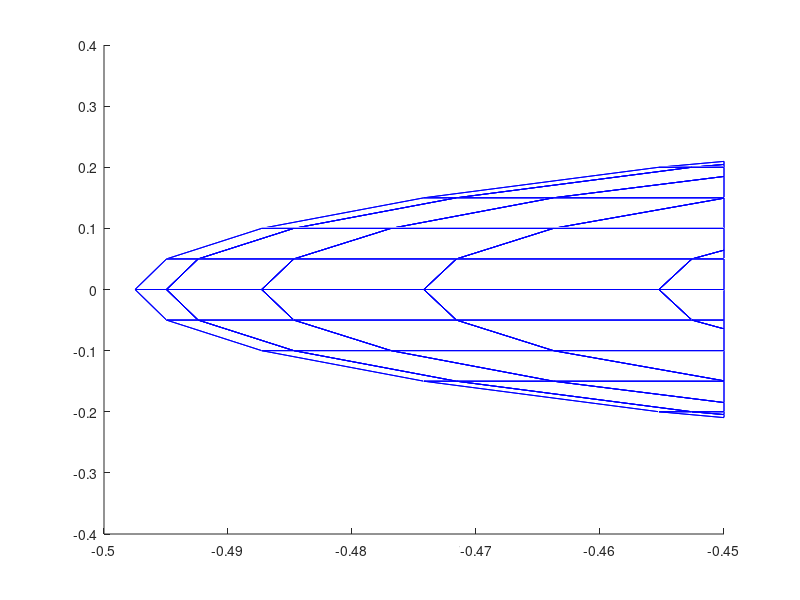

MATLAB code for this plot:
 %----- PLIC for cell       19819  defined by points: 
 Interface=[
 -0.450000000000000      -0.204627868408133      -5.000000000000004E-002
 -0.450000000000000      -0.200000000000000      -6.438247119707141E-002
 -0.452590287367371      -0.200000000000000      -5.000000000000004E-002
 -0.450000000000000      -0.204627868408133      -5.000000000000004E-002
 ]
 line(Interface(:,1),Interface(:,2),Interface(:,3),'color','b')
 %----- PLIC for cell       19820  defined by points: 
 Interface=[
 -0.450000000000000      -0.204627868408133      -5.000000000000004E-002
 -0.452590287367371      -0.200000000000000      -5.000000000000004E-002
 -0.455245452360043      -0.200000000000000       0.000000000000000E+000
 -0.450000000000000      -0.209594038886615       0.000000000000000E+000
 -0.450000000000000      -0.204627868408133      -5.000000000000004E-002
 ]
 line(Interface(:,1),Interface(:,2),Interface(:,3),'color','b')
 %----- PLIC for cell       19821  defined by points: 
 Interface=[
 -0.450000000000000      -0.209594038886615       0.000000000000000E+000
 -0.455245452360043      -0.200000000000000       0.000000000000000E+000
 -0.452590287367371      -0.200000000000000       5.000000000000004E-002
 -0.450000000000000      -0.204627868408133       5.000000000000004E-002
 -0.450000000000000      -0.209594038886615       0.000000000000000E+000
 ]
 line(Interface(:,1),Interface(:,2),Interface(:,3),'color','b')
 %----- PLIC for cell       19822  defined by points: 
 Interface=[
 -0.450000000000000      -0.204627868408133       5.000000000000004E-002
 -0.452590287367371      -0.200000000000000       5.000000000000004E-002
 -0.450000000000000      -0.200000000000000       6.438247119707124E-002
 -0.450000000000000      -0.204627868408133       5.000000000000004E-002
 ]
 line(Interface(:,1),Interface(:,2),Interface(:,3),'color','b')
 %----- PLIC for cell       19858  defined by points: 
 Interface=[
 -0.450000000000000      -0.184950369597684      -0.100000000000000     
 -0.450000000000000      -0.150000000000000      -0.149373370387785     
 -0.463760521238391      -0.150000000000000      -0.100000000000000     
 -0.450000000000000      -0.184950369597684      -0.100000000000000     
 ]
 line(Interface(:,1),Interface(:,2),Interface(:,3),'color','b')
 %----- PLIC for cell       19859  defined by points: 
 Interface=[
 -0.452590287367371      -0.200000000000000      -5.000000000000004E-002
 -0.450000000000000      -0.200000000000000      -6.438247119707141E-002
 -0.450000000000000      -0.184950369597684      -0.100000000000000     
 -0.463760521238391      -0.150000000000000      -0.100000000000000     
 -0.471583275422333      -0.150000000000000      -5.000000000000004E-002
 -0.452590287367371      -0.200000000000000      -5.000000000000004E-002
 ]
 line(Interface(:,1),Interface(:,2),Interface(:,3),'color','b')
 %----- PLIC for cell       19860  defined by points: 
 Interface=[
 -0.455245452360043      -0.200000000000000       0.000000000000000E+000
 -0.452590287367371      -0.200000000000000      -5.000000000000004E-002
 -0.471583275422333      -0.150000000000000      -5.000000000000004E-002
 -0.474204926714668      -0.150000000000000       0.000000000000000E+000
 -0.455245452360043      -0.200000000000000       0.000000000000000E+000
 ]
 line(Interface(:,1),Interface(:,2),Interface(:,3),'color','b')
 %----- PLIC for cell       19861  defined by points: 
 Interface=[
 -0.452590287367371      -0.200000000000000       5.000000000000004E-002
 -0.455245452360043      -0.200000000000000       0.000000000000000E+000
 -0.474204926714668      -0.150000000000000       0.000000000000000E+000
 -0.471583275422333      -0.150000000000000       5.000000000000004E-002
 -0.452590287367371      -0.200000000000000       5.000000000000004E-002
 ]
 line(Interface(:,1),Interface(:,2),Interface(:,3),'color','b')
 %----- PLIC for cell       19862  defined by points: 
 Interface=[
 -0.450000000000000      -0.200000000000000       6.438247119707124E-002
 -0.452590287367371      -0.200000000000000       5.000000000000004E-002
 -0.471583275422333      -0.150000000000000       5.000000000000004E-002
 -0.463760521238391      -0.150000000000000       0.100000000000000     
 -0.450000000000000      -0.184950369597685       0.100000000000000     
 -0.450000000000000      -0.200000000000000       6.438247119707124E-002
 ]
 line(Interface(:,1),Interface(:,2),Interface(:,3),'color','b')
 %----- PLIC for cell       19863  defined by points: 
 Interface=[
 -0.450000000000000      -0.184950369597685       0.100000000000000     
 -0.463760521238391      -0.150000000000000       0.100000000000000     
 -0.450000000000000      -0.150000000000000       0.149373370387785     
 -0.450000000000000      -0.184950369597685       0.100000000000000     
 ]
 line(Interface(:,1),Interface(:,2),Interface(:,3),'color','b')
 %----- PLIC for cell       19897  defined by points: 
 Interface=[
 -0.450000000000000      -0.149373370387785      -0.150000000000000     
 -0.450000000000000      -0.100000000000000      -0.184950369597684     
 -0.463760521238391      -0.100000000000000      -0.150000000000000     
 -0.450000000000000      -0.149373370387785      -0.150000000000000     
 ]
 line(Interface(:,1),Interface(:,2),Interface(:,3),'color','b')
 %----- PLIC for cell       19898  defined by points: 
 Interface=[
 -0.463760521238391      -0.150000000000000      -0.100000000000000     
 -0.450000000000000      -0.150000000000000      -0.149373370387785     
 -0.450000000000000      -0.149373370387785      -0.150000000000000     
 -0.463760521238391      -0.100000000000000      -0.150000000000000     
 -0.476849661918288      -0.100000000000000      -0.100000000000000     
 -0.463760521238391      -0.150000000000000      -0.100000000000000     
 ]
 line(Interface(:,1),Interface(:,2),Interface(:,3),'color','b')
 %----- PLIC for cell       19899  defined by points: 
 Interface=[
 -0.471583275422333      -0.150000000000000      -5.000000000000004E-002
 -0.463760521238391      -0.150000000000000      -0.100000000000000     
 -0.476849661918288      -0.100000000000000      -0.100000000000000     
 -0.484695365725372      -0.100000000000000      -5.000000000000004E-002
 -0.471583275422333      -0.150000000000000      -5.000000000000004E-002
 ]
 line(Interface(:,1),Interface(:,2),Interface(:,3),'color','b')
 %----- PLIC for cell       19900  defined by points: 
 Interface=[
 -0.474204926714668      -0.150000000000000       0.000000000000000E+000
 -0.471583275422333      -0.150000000000000      -5.000000000000004E-002
 -0.484695365725372      -0.100000000000000      -5.000000000000004E-002
 -0.487281880838974      -0.100000000000000       0.000000000000000E+000
 -0.474204926714668      -0.150000000000000       0.000000000000000E+000
 ]
 line(Interface(:,1),Interface(:,2),Interface(:,3),'color','b')
 %----- PLIC for cell       19901  defined by points: 
 Interface=[
 -0.471583275422333      -0.150000000000000       5.000000000000004E-002
 -0.474204926714668      -0.150000000000000       0.000000000000000E+000
 -0.487281880838974      -0.100000000000000       0.000000000000000E+000
 -0.484695365725372      -0.100000000000000       5.000000000000004E-002
 -0.471583275422333      -0.150000000000000       5.000000000000004E-002
 ]
 line(Interface(:,1),Interface(:,2),Interface(:,3),'color','b')
 %----- PLIC for cell       19902  defined by points: 
 Interface=[
 -0.463760521238391      -0.150000000000000       0.100000000000000     
 -0.471583275422333      -0.150000000000000       5.000000000000004E-002
 -0.484695365725372      -0.100000000000000       5.000000000000004E-002
 -0.476849661918288      -0.100000000000000       0.100000000000000     
 -0.463760521238391      -0.150000000000000       0.100000000000000     
 ]
 line(Interface(:,1),Interface(:,2),Interface(:,3),'color','b')
 %----- PLIC for cell       19903  defined by points: 
 Interface=[
 -0.450000000000000      -0.150000000000000       0.149373370387785     
 -0.463760521238391      -0.150000000000000       0.100000000000000     
 -0.476849661918288      -0.100000000000000       0.100000000000000     
 -0.463760521238391      -0.100000000000000       0.150000000000000     
 -0.450000000000000      -0.149373370387785       0.150000000000000     
 -0.450000000000000      -0.150000000000000       0.149373370387785     
 ]
 line(Interface(:,1),Interface(:,2),Interface(:,3),'color','b')
 %----- PLIC for cell       19904  defined by points: 
 Interface=[
 -0.450000000000000      -0.149373370387785       0.150000000000000     
 -0.463760521238391      -0.100000000000000       0.150000000000000     
 -0.450000000000000      -0.100000000000000       0.184950369597685     
 -0.450000000000000      -0.149373370387785       0.150000000000000     
 ]
 line(Interface(:,1),Interface(:,2),Interface(:,3),'color','b')
 %----- PLIC for cell       19936  defined by points: 
 Interface=[
 -0.450000000000000      -6.438247119707124E-002 -0.200000000000000     
 -0.450000000000000      -5.000000000000004E-002 -0.204627868408133     
 -0.452590287367371      -5.000000000000004E-002 -0.200000000000000     
 -0.450000000000000      -6.438247119707124E-002 -0.200000000000000     
 ]
 line(Interface(:,1),Interface(:,2),Interface(:,3),'color','b')
 %----- PLIC for cell       19937  defined by points: 
 Interface=[
 -0.463760521238391      -0.100000000000000      -0.150000000000000     
 -0.450000000000000      -0.100000000000000      -0.184950369597684     
 -0.450000000000000      -6.438247119707124E-002 -0.200000000000000     
 -0.452590287367371      -5.000000000000004E-002 -0.200000000000000     
 -0.471583275422333      -5.000000000000004E-002 -0.150000000000000     
 -0.463760521238391      -0.100000000000000      -0.150000000000000     
 ]
 line(Interface(:,1),Interface(:,2),Interface(:,3),'color','b')
 %----- PLIC for cell       19938  defined by points: 
 Interface=[
 -0.476849661918288      -0.100000000000000      -0.100000000000000     
 -0.463760521238391      -0.100000000000000      -0.150000000000000     
 -0.471583275422333      -5.000000000000004E-002 -0.150000000000000     
 -0.484695365725372      -5.000000000000004E-002 -0.100000000000000     
 -0.476849661918288      -0.100000000000000      -0.100000000000000     
 ]
 line(Interface(:,1),Interface(:,2),Interface(:,3),'color','b')
 %----- PLIC for cell       19939  defined by points: 
 Interface=[
 -0.484695365725372      -0.100000000000000      -5.000000000000004E-002
 -0.476849661918288      -0.100000000000000      -0.100000000000000     
 -0.484695365725372      -5.000000000000004E-002 -0.100000000000000     
 -0.492413236246369      -5.000000000000004E-002 -5.000000000000004E-002
 -0.484695365725372      -0.100000000000000      -5.000000000000004E-002
 ]
 line(Interface(:,1),Interface(:,2),Interface(:,3),'color','b')
 %----- PLIC for cell       19940  defined by points: 
 Interface=[
 -0.487281880838974      -0.100000000000000       0.000000000000000E+000
 -0.484695365725372      -0.100000000000000      -5.000000000000004E-002
 -0.492413236246369      -5.000000000000004E-002 -5.000000000000004E-002
 -0.494958539389773      -5.000000000000004E-002  0.000000000000000E+000
 -0.487281880838974      -0.100000000000000       0.000000000000000E+000
 ]
 line(Interface(:,1),Interface(:,2),Interface(:,3),'color','b')
 %----- PLIC for cell       19941  defined by points: 
 Interface=[
 -0.484695365725372      -0.100000000000000       5.000000000000004E-002
 -0.487281880838974      -0.100000000000000       0.000000000000000E+000
 -0.494958539389773      -5.000000000000004E-002  0.000000000000000E+000
 -0.492413236246369      -5.000000000000004E-002  5.000000000000004E-002
 -0.484695365725372      -0.100000000000000       5.000000000000004E-002
 ]
 line(Interface(:,1),Interface(:,2),Interface(:,3),'color','b')
 %----- PLIC for cell       19942  defined by points: 
 Interface=[
 -0.476849661918288      -0.100000000000000       0.100000000000000     
 -0.484695365725372      -0.100000000000000       5.000000000000004E-002
 -0.492413236246369      -5.000000000000004E-002  5.000000000000004E-002
 -0.484695365725372      -5.000000000000004E-002  0.100000000000000     
 -0.476849661918288      -0.100000000000000       0.100000000000000     
 ]
 line(Interface(:,1),Interface(:,2),Interface(:,3),'color','b')
 %----- PLIC for cell       19943  defined by points: 
 Interface=[
 -0.463760521238391      -0.100000000000000       0.150000000000000     
 -0.476849661918288      -0.100000000000000       0.100000000000000     
 -0.484695365725372      -5.000000000000004E-002  0.100000000000000     
 -0.471583275422333      -5.000000000000004E-002  0.150000000000000     
 -0.463760521238391      -0.100000000000000       0.150000000000000     
 ]
 line(Interface(:,1),Interface(:,2),Interface(:,3),'color','b')
 %----- PLIC for cell       19944  defined by points: 
 Interface=[
 -0.450000000000000      -0.100000000000000       0.184950369597685     
 -0.463760521238391      -0.100000000000000       0.150000000000000     
 -0.471583275422333      -5.000000000000004E-002  0.150000000000000     
 -0.452590287367371      -5.000000000000004E-002  0.200000000000000     
 -0.450000000000000      -6.438247119707130E-002  0.200000000000000     
 -0.450000000000000      -0.100000000000000       0.184950369597685     
 ]
 line(Interface(:,1),Interface(:,2),Interface(:,3),'color','b')
 %----- PLIC for cell       19945  defined by points: 
 Interface=[
 -0.450000000000000      -6.438247119707130E-002  0.200000000000000     
 -0.452590287367371      -5.000000000000004E-002  0.200000000000000     
 -0.450000000000000      -5.000000000000004E-002  0.204627868408133     
 -0.450000000000000      -6.438247119707130E-002  0.200000000000000     
 ]
 line(Interface(:,1),Interface(:,2),Interface(:,3),'color','b')
 %----- PLIC for cell       19976  defined by points: 
 Interface=[
 -0.452590287367371      -5.000000000000004E-002 -0.200000000000000     
 -0.450000000000000      -5.000000000000004E-002 -0.204627868408133     
 -0.450000000000000       0.000000000000000E+000 -0.209594038886614     
 -0.455245452360043       0.000000000000000E+000 -0.200000000000000     
 -0.452590287367371      -5.000000000000004E-002 -0.200000000000000     
 ]
 line(Interface(:,1),Interface(:,2),Interface(:,3),'color','b')
 %----- PLIC for cell       19977  defined by points: 
 Interface=[
 -0.471583275422333      -5.000000000000004E-002 -0.150000000000000     
 -0.452590287367371      -5.000000000000004E-002 -0.200000000000000     
 -0.455245452360043       0.000000000000000E+000 -0.200000000000000     
 -0.474204926714668       0.000000000000000E+000 -0.150000000000000     
 -0.471583275422333      -5.000000000000004E-002 -0.150000000000000     
 ]
 line(Interface(:,1),Interface(:,2),Interface(:,3),'color','b')
 %----- PLIC for cell       19978  defined by points: 
 Interface=[
 -0.484695365725372      -5.000000000000004E-002 -0.100000000000000     
 -0.471583275422333      -5.000000000000004E-002 -0.150000000000000     
 -0.474204926714668       0.000000000000000E+000 -0.150000000000000     
 -0.487281880838974       0.000000000000000E+000 -0.100000000000000     
 -0.484695365725372      -5.000000000000004E-002 -0.100000000000000     
 ]
 line(Interface(:,1),Interface(:,2),Interface(:,3),'color','b')
 %----- PLIC for cell       19979  defined by points: 
 Interface=[
 -0.492413236246369      -5.000000000000004E-002 -5.000000000000004E-002
 -0.484695365725372      -5.000000000000004E-002 -0.100000000000000     
 -0.487281880838974       0.000000000000000E+000 -0.100000000000000     
 -0.494958539389773       0.000000000000000E+000 -5.000000000000004E-002
 -0.492413236246369      -5.000000000000004E-002 -5.000000000000004E-002
 ]
 line(Interface(:,1),Interface(:,2),Interface(:,3),'color','b')
 %----- PLIC for cell       19980  defined by points: 
 Interface=[
 -0.494958539389773      -5.000000000000004E-002  0.000000000000000E+000
 -0.492413236246369      -5.000000000000004E-002 -5.000000000000004E-002
 -0.494958539389773       0.000000000000000E+000 -5.000000000000004E-002
 -0.497490545984301       0.000000000000000E+000  0.000000000000000E+000
 -0.494958539389773      -5.000000000000004E-002  0.000000000000000E+000
 ]
 line(Interface(:,1),Interface(:,2),Interface(:,3),'color','b')
 %----- PLIC for cell       19981  defined by points: 
 Interface=[
 -0.492413236246369      -5.000000000000004E-002  5.000000000000004E-002
 -0.494958539389773      -5.000000000000004E-002  0.000000000000000E+000
 -0.497490545984301       0.000000000000000E+000  0.000000000000000E+000
 -0.494958539389773       0.000000000000000E+000  5.000000000000004E-002
 -0.492413236246369      -5.000000000000004E-002  5.000000000000004E-002
 ]
 line(Interface(:,1),Interface(:,2),Interface(:,3),'color','b')
 %----- PLIC for cell       19982  defined by points: 
 Interface=[
 -0.484695365725372      -5.000000000000004E-002  0.100000000000000     
 -0.492413236246369      -5.000000000000004E-002  5.000000000000004E-002
 -0.494958539389773       0.000000000000000E+000  5.000000000000004E-002
 -0.487281880838974       0.000000000000000E+000  0.100000000000000     
 -0.484695365725372      -5.000000000000004E-002  0.100000000000000     
 ]
 line(Interface(:,1),Interface(:,2),Interface(:,3),'color','b')
 %----- PLIC for cell       19983  defined by points: 
 Interface=[
 -0.471583275422333      -5.000000000000004E-002  0.150000000000000     
 -0.484695365725372      -5.000000000000004E-002  0.100000000000000     
 -0.487281880838974       0.000000000000000E+000  0.100000000000000     
 -0.474204926714668       0.000000000000000E+000  0.150000000000000     
 -0.471583275422333      -5.000000000000004E-002  0.150000000000000     
 ]
 line(Interface(:,1),Interface(:,2),Interface(:,3),'color','b')
 %----- PLIC for cell       19984  defined by points: 
 Interface=[
 -0.452590287367371      -5.000000000000004E-002  0.200000000000000     
 -0.471583275422333      -5.000000000000004E-002  0.150000000000000     
 -0.474204926714668       0.000000000000000E+000  0.150000000000000     
 -0.455245452360043       0.000000000000000E+000  0.200000000000000     
 -0.452590287367371      -5.000000000000004E-002  0.200000000000000     
 ]
 line(Interface(:,1),Interface(:,2),Interface(:,3),'color','b')
 %----- PLIC for cell       19985  defined by points: 
 Interface=[
 -0.450000000000000      -5.000000000000004E-002  0.204627868408133     
 -0.452590287367371      -5.000000000000004E-002  0.200000000000000     
 -0.455245452360043       0.000000000000000E+000  0.200000000000000     
 -0.450000000000000       0.000000000000000E+000  0.209594038886614     
 -0.450000000000000      -5.000000000000004E-002  0.204627868408133     
 ]
 line(Interface(:,1),Interface(:,2),Interface(:,3),'color','b')
 %----- PLIC for cell       20016  defined by points: 
 Interface=[
 -0.455245452360043       0.000000000000000E+000 -0.200000000000000     
 -0.450000000000000       0.000000000000000E+000 -0.209594038886614     
 -0.450000000000000       5.000000000000004E-002 -0.204627868408133     
 -0.452590287367371       5.000000000000004E-002 -0.200000000000000     
 -0.455245452360043       0.000000000000000E+000 -0.200000000000000     
 ]
 line(Interface(:,1),Interface(:,2),Interface(:,3),'color','b')
 %----- PLIC for cell       20017  defined by points: 
 Interface=[
 -0.474204926714668       0.000000000000000E+000 -0.150000000000000     
 -0.455245452360043       0.000000000000000E+000 -0.200000000000000     
 -0.452590287367371       5.000000000000004E-002 -0.200000000000000     
 -0.471583275422333       5.000000000000004E-002 -0.150000000000000     
 -0.474204926714668       0.000000000000000E+000 -0.150000000000000     
 ]
 line(Interface(:,1),Interface(:,2),Interface(:,3),'color','b')
 %----- PLIC for cell       20018  defined by points: 
 Interface=[
 -0.487281880838974       0.000000000000000E+000 -0.100000000000000     
 -0.474204926714668       0.000000000000000E+000 -0.150000000000000     
 -0.471583275422333       5.000000000000004E-002 -0.150000000000000     
 -0.484695365725372       5.000000000000004E-002 -0.100000000000000     
 -0.487281880838974       0.000000000000000E+000 -0.100000000000000     
 ]
 line(Interface(:,1),Interface(:,2),Interface(:,3),'color','b')
 %----- PLIC for cell       20019  defined by points: 
 Interface=[
 -0.494958539389773       0.000000000000000E+000 -5.000000000000004E-002
 -0.487281880838974       0.000000000000000E+000 -0.100000000000000     
 -0.484695365725372       5.000000000000004E-002 -0.100000000000000     
 -0.492413236246369       5.000000000000004E-002 -5.000000000000004E-002
 -0.494958539389773       0.000000000000000E+000 -5.000000000000004E-002
 ]
 line(Interface(:,1),Interface(:,2),Interface(:,3),'color','b')
 %----- PLIC for cell       20020  defined by points: 
 Interface=[
 -0.497490545984301       0.000000000000000E+000  0.000000000000000E+000
 -0.494958539389773       0.000000000000000E+000 -5.000000000000004E-002
 -0.492413236246369       5.000000000000004E-002 -5.000000000000004E-002
 -0.494958539389773       5.000000000000004E-002  0.000000000000000E+000
 -0.497490545984301       0.000000000000000E+000  0.000000000000000E+000
 ]
 line(Interface(:,1),Interface(:,2),Interface(:,3),'color','b')
 %----- PLIC for cell       20021  defined by points: 
 Interface=[
 -0.494958539389773       0.000000000000000E+000  5.000000000000004E-002
 -0.497490545984301       0.000000000000000E+000  0.000000000000000E+000
 -0.494958539389773       5.000000000000004E-002  0.000000000000000E+000
 -0.492413236246369       5.000000000000004E-002  5.000000000000004E-002
 -0.494958539389773       0.000000000000000E+000  5.000000000000004E-002
 ]
 line(Interface(:,1),Interface(:,2),Interface(:,3),'color','b')
 %----- PLIC for cell       20022  defined by points: 
 Interface=[
 -0.487281880838974       0.000000000000000E+000  0.100000000000000     
 -0.494958539389773       0.000000000000000E+000  5.000000000000004E-002
 -0.492413236246369       5.000000000000004E-002  5.000000000000004E-002
 -0.484695365725372       5.000000000000004E-002  0.100000000000000     
 -0.487281880838974       0.000000000000000E+000  0.100000000000000     
 ]
 line(Interface(:,1),Interface(:,2),Interface(:,3),'color','b')
 %----- PLIC for cell       20023  defined by points: 
 Interface=[
 -0.474204926714668       0.000000000000000E+000  0.150000000000000     
 -0.487281880838974       0.000000000000000E+000  0.100000000000000     
 -0.484695365725372       5.000000000000004E-002  0.100000000000000     
 -0.471583275422333       5.000000000000004E-002  0.150000000000000     
 -0.474204926714668       0.000000000000000E+000  0.150000000000000     
 ]
 line(Interface(:,1),Interface(:,2),Interface(:,3),'color','b')
 %----- PLIC for cell       20024  defined by points: 
 Interface=[
 -0.455245452360043       0.000000000000000E+000  0.200000000000000     
 -0.474204926714668       0.000000000000000E+000  0.150000000000000     
 -0.471583275422333       5.000000000000004E-002  0.150000000000000     
 -0.452590287367370       5.000000000000004E-002  0.200000000000000     
 -0.455245452360043       0.000000000000000E+000  0.200000000000000     
 ]
 line(Interface(:,1),Interface(:,2),Interface(:,3),'color','b')
 %----- PLIC for cell       20025  defined by points: 
 Interface=[
 -0.450000000000000       0.000000000000000E+000  0.209594038886614     
 -0.455245452360043       0.000000000000000E+000  0.200000000000000     
 -0.452590287367370       5.000000000000004E-002  0.200000000000000     
 -0.450000000000000       5.000000000000004E-002  0.204627868408133     
 -0.450000000000000       0.000000000000000E+000  0.209594038886614     
 ]
 line(Interface(:,1),Interface(:,2),Interface(:,3),'color','b')
 %----- PLIC for cell       20056  defined by points: 
 Interface=[
 -0.452590287367371       5.000000000000004E-002 -0.200000000000000     
 -0.450000000000000       5.000000000000004E-002 -0.204627868408133     
 -0.450000000000000       6.438247119707133E-002 -0.200000000000000     
 -0.452590287367371       5.000000000000004E-002 -0.200000000000000     
 ]
 line(Interface(:,1),Interface(:,2),Interface(:,3),'color','b')
 %----- PLIC for cell       20057  defined by points: 
 Interface=[
 -0.471583275422333       5.000000000000004E-002 -0.150000000000000     
 -0.452590287367371       5.000000000000004E-002 -0.200000000000000     
 -0.450000000000000       6.438247119707133E-002 -0.200000000000000     
 -0.450000000000000       0.100000000000000      -0.184950369597685     
 -0.463760521238391       0.100000000000000      -0.150000000000000     
 -0.471583275422333       5.000000000000004E-002 -0.150000000000000     
 ]
 line(Interface(:,1),Interface(:,2),Interface(:,3),'color','b')
 %----- PLIC for cell       20058  defined by points: 
 Interface=[
 -0.484695365725372       5.000000000000004E-002 -0.100000000000000     
 -0.471583275422333       5.000000000000004E-002 -0.150000000000000     
 -0.463760521238391       0.100000000000000      -0.150000000000000     
 -0.476849661918288       0.100000000000000      -0.100000000000000     
 -0.484695365725372       5.000000000000004E-002 -0.100000000000000     
 ]
 line(Interface(:,1),Interface(:,2),Interface(:,3),'color','b')
 %----- PLIC for cell       20059  defined by points: 
 Interface=[
 -0.492413236246369       5.000000000000004E-002 -5.000000000000004E-002
 -0.484695365725372       5.000000000000004E-002 -0.100000000000000     
 -0.476849661918288       0.100000000000000      -0.100000000000000     
 -0.484695365725372       0.100000000000000      -5.000000000000004E-002
 -0.492413236246369       5.000000000000004E-002 -5.000000000000004E-002
 ]
 line(Interface(:,1),Interface(:,2),Interface(:,3),'color','b')
 %----- PLIC for cell       20060  defined by points: 
 Interface=[
 -0.494958539389773       5.000000000000004E-002  0.000000000000000E+000
 -0.492413236246369       5.000000000000004E-002 -5.000000000000004E-002
 -0.484695365725372       0.100000000000000      -5.000000000000004E-002
 -0.487281880838974       0.100000000000000       0.000000000000000E+000
 -0.494958539389773       5.000000000000004E-002  0.000000000000000E+000
 ]
 line(Interface(:,1),Interface(:,2),Interface(:,3),'color','b')
 %----- PLIC for cell       20061  defined by points: 
 Interface=[
 -0.492413236246369       5.000000000000004E-002  5.000000000000004E-002
 -0.494958539389773       5.000000000000004E-002  0.000000000000000E+000
 -0.487281880838974       0.100000000000000       0.000000000000000E+000
 -0.484695365725373       0.100000000000000       5.000000000000004E-002
 -0.492413236246369       5.000000000000004E-002  5.000000000000004E-002
 ]
 line(Interface(:,1),Interface(:,2),Interface(:,3),'color','b')
 %----- PLIC for cell       20062  defined by points: 
 Interface=[
 -0.484695365725372       5.000000000000004E-002  0.100000000000000     
 -0.492413236246369       5.000000000000004E-002  5.000000000000004E-002
 -0.484695365725373       0.100000000000000       5.000000000000004E-002
 -0.476849661918288       0.100000000000000       0.100000000000000     
 -0.484695365725372       5.000000000000004E-002  0.100000000000000     
 ]
 line(Interface(:,1),Interface(:,2),Interface(:,3),'color','b')
 %----- PLIC for cell       20063  defined by points: 
 Interface=[
 -0.471583275422333       5.000000000000004E-002  0.150000000000000     
 -0.484695365725372       5.000000000000004E-002  0.100000000000000     
 -0.476849661918288       0.100000000000000       0.100000000000000     
 -0.463760521238391       0.100000000000000       0.150000000000000     
 -0.471583275422333       5.000000000000004E-002  0.150000000000000     
 ]
 line(Interface(:,1),Interface(:,2),Interface(:,3),'color','b')
 %----- PLIC for cell       20064  defined by points: 
 Interface=[
 -0.452590287367370       5.000000000000004E-002  0.200000000000000     
 -0.471583275422333       5.000000000000004E-002  0.150000000000000     
 -0.463760521238391       0.100000000000000       0.150000000000000     
 -0.450000000000000       0.100000000000000       0.184950369597685     
 -0.450000000000000       6.438247119707111E-002  0.200000000000000     
 -0.452590287367370       5.000000000000004E-002  0.200000000000000     
 ]
 line(Interface(:,1),Interface(:,2),Interface(:,3),'color','b')
 %----- PLIC for cell       20065  defined by points: 
 Interface=[
 -0.450000000000000       5.000000000000004E-002  0.204627868408133     
 -0.452590287367370       5.000000000000004E-002  0.200000000000000     
 -0.450000000000000       6.438247119707111E-002  0.200000000000000     
 -0.450000000000000       5.000000000000004E-002  0.204627868408133     
 ]
 line(Interface(:,1),Interface(:,2),Interface(:,3),'color','b')
 %----- PLIC for cell       20097  defined by points: 
 Interface=[
 -0.463760521238391       0.100000000000000      -0.150000000000000     
 -0.450000000000000       0.100000000000000      -0.184950369597685     
 -0.450000000000000       0.149373370387785      -0.150000000000000     
 -0.463760521238391       0.100000000000000      -0.150000000000000     
 ]
 line(Interface(:,1),Interface(:,2),Interface(:,3),'color','b')
 %----- PLIC for cell       20098  defined by points: 
 Interface=[
 -0.476849661918288       0.100000000000000      -0.100000000000000     
 -0.463760521238391       0.100000000000000      -0.150000000000000     
 -0.450000000000000       0.149373370387785      -0.150000000000000     
 -0.450000000000000       0.150000000000000      -0.149373370387785     
 -0.463760521238391       0.150000000000000      -0.100000000000000     
 -0.476849661918288       0.100000000000000      -0.100000000000000     
 ]
 line(Interface(:,1),Interface(:,2),Interface(:,3),'color','b')
 %----- PLIC for cell       20099  defined by points: 
 Interface=[
 -0.484695365725372       0.100000000000000      -5.000000000000004E-002
 -0.476849661918288       0.100000000000000      -0.100000000000000     
 -0.463760521238391       0.150000000000000      -0.100000000000000     
 -0.471583275422333       0.150000000000000      -5.000000000000004E-002
 -0.484695365725372       0.100000000000000      -5.000000000000004E-002
 ]
 line(Interface(:,1),Interface(:,2),Interface(:,3),'color','b')
 %----- PLIC for cell       20100  defined by points: 
 Interface=[
 -0.487281880838974       0.100000000000000       0.000000000000000E+000
 -0.484695365725372       0.100000000000000      -5.000000000000004E-002
 -0.471583275422333       0.150000000000000      -5.000000000000004E-002
 -0.474204926714668       0.150000000000000       0.000000000000000E+000
 -0.487281880838974       0.100000000000000       0.000000000000000E+000
 ]
 line(Interface(:,1),Interface(:,2),Interface(:,3),'color','b')
 %----- PLIC for cell       20101  defined by points: 
 Interface=[
 -0.484695365725373       0.100000000000000       5.000000000000004E-002
 -0.487281880838974       0.100000000000000       0.000000000000000E+000
 -0.474204926714668       0.150000000000000       0.000000000000000E+000
 -0.471583275422333       0.150000000000000       5.000000000000004E-002
 -0.484695365725373       0.100000000000000       5.000000000000004E-002
 ]
 line(Interface(:,1),Interface(:,2),Interface(:,3),'color','b')
 %----- PLIC for cell       20102  defined by points: 
 Interface=[
 -0.476849661918288       0.100000000000000       0.100000000000000     
 -0.484695365725373       0.100000000000000       5.000000000000004E-002
 -0.471583275422333       0.150000000000000       5.000000000000004E-002
 -0.463760521238391       0.150000000000000       0.100000000000000     
 -0.476849661918288       0.100000000000000       0.100000000000000     
 ]
 line(Interface(:,1),Interface(:,2),Interface(:,3),'color','b')
 %----- PLIC for cell       20103  defined by points: 
 Interface=[
 -0.463760521238391       0.100000000000000       0.150000000000000     
 -0.476849661918288       0.100000000000000       0.100000000000000     
 -0.463760521238391       0.150000000000000       0.100000000000000     
 -0.450000000000000       0.150000000000000       0.149373370387786     
 -0.450000000000000       0.149373370387786       0.150000000000000     
 -0.463760521238391       0.100000000000000       0.150000000000000     
 ]
 line(Interface(:,1),Interface(:,2),Interface(:,3),'color','b')
 %----- PLIC for cell       20104  defined by points: 
 Interface=[
 -0.450000000000000       0.100000000000000       0.184950369597685     
 -0.463760521238391       0.100000000000000       0.150000000000000     
 -0.450000000000000       0.149373370387786       0.150000000000000     
 -0.450000000000000       0.100000000000000       0.184950369597685     
 ]
 line(Interface(:,1),Interface(:,2),Interface(:,3),'color','b')
 %----- PLIC for cell       20138  defined by points: 
 Interface=[
 -0.463760521238391       0.150000000000000      -0.100000000000000     
 -0.450000000000000       0.150000000000000      -0.149373370387785     
 -0.450000000000000       0.184950369597685      -0.100000000000000     
 -0.463760521238391       0.150000000000000      -0.100000000000000     
 ]
 line(Interface(:,1),Interface(:,2),Interface(:,3),'color','b')
 %----- PLIC for cell       20139  defined by points: 
 Interface=[
 -0.471583275422333       0.150000000000000      -5.000000000000004E-002
 -0.463760521238391       0.150000000000000      -0.100000000000000     
 -0.450000000000000       0.184950369597685      -0.100000000000000     
 -0.450000000000000       0.200000000000000      -6.438247119707124E-002
 -0.452590287367371       0.200000000000000      -5.000000000000004E-002
 -0.471583275422333       0.150000000000000      -5.000000000000004E-002
 ]
 line(Interface(:,1),Interface(:,2),Interface(:,3),'color','b')
 %----- PLIC for cell       20140  defined by points: 
 Interface=[
 -0.474204926714668       0.150000000000000       0.000000000000000E+000
 -0.471583275422333       0.150000000000000      -5.000000000000004E-002
 -0.452590287367371       0.200000000000000      -5.000000000000004E-002
 -0.455245452360043       0.200000000000000       0.000000000000000E+000
 -0.474204926714668       0.150000000000000       0.000000000000000E+000
 ]
 line(Interface(:,1),Interface(:,2),Interface(:,3),'color','b')
 %----- PLIC for cell       20141  defined by points: 
 Interface=[
 -0.471583275422333       0.150000000000000       5.000000000000004E-002
 -0.474204926714668       0.150000000000000       0.000000000000000E+000
 -0.455245452360043       0.200000000000000       0.000000000000000E+000
 -0.452590287367371       0.200000000000000       5.000000000000004E-002
 -0.471583275422333       0.150000000000000       5.000000000000004E-002
 ]
 line(Interface(:,1),Interface(:,2),Interface(:,3),'color','b')
 %----- PLIC for cell       20142  defined by points: 
 Interface=[
 -0.463760521238391       0.150000000000000       0.100000000000000     
 -0.471583275422333       0.150000000000000       5.000000000000004E-002
 -0.452590287367371       0.200000000000000       5.000000000000004E-002
 -0.450000000000000       0.200000000000000       6.438247119707134E-002
 -0.450000000000000       0.184950369597685       0.100000000000000     
 -0.463760521238391       0.150000000000000       0.100000000000000     
 ]
 line(Interface(:,1),Interface(:,2),Interface(:,3),'color','b')
 %----- PLIC for cell       20143  defined by points: 
 Interface=[
 -0.450000000000000       0.150000000000000       0.149373370387786     
 -0.463760521238391       0.150000000000000       0.100000000000000     
 -0.450000000000000       0.184950369597685       0.100000000000000     
 -0.450000000000000       0.150000000000000       0.149373370387786     
 ]
 line(Interface(:,1),Interface(:,2),Interface(:,3),'color','b')
 %----- PLIC for cell       20179  defined by points: 
 Interface=[
 -0.452590287367371       0.200000000000000      -5.000000000000004E-002
 -0.450000000000000       0.200000000000000      -6.438247119707124E-002
 -0.450000000000000       0.204627868408133      -5.000000000000004E-002
 -0.452590287367371       0.200000000000000      -5.000000000000004E-002
 ]
 line(Interface(:,1),Interface(:,2),Interface(:,3),'color','b')
 %----- PLIC for cell       20180  defined by points: 
 Interface=[
 -0.455245452360043       0.200000000000000       0.000000000000000E+000
 -0.452590287367371       0.200000000000000      -5.000000000000004E-002
 -0.450000000000000       0.204627868408133      -5.000000000000004E-002
 -0.450000000000000       0.209594038886614       0.000000000000000E+000
 -0.455245452360043       0.200000000000000       0.000000000000000E+000
 ]
 line(Interface(:,1),Interface(:,2),Interface(:,3),'color','b')
 %----- PLIC for cell       20181  defined by points: 
 Interface=[
 -0.452590287367371       0.200000000000000       5.000000000000004E-002
 -0.455245452360043       0.200000000000000       0.000000000000000E+000
 -0.450000000000000       0.209594038886614       0.000000000000000E+000
 -0.450000000000000       0.204627868408133       5.000000000000004E-002
 -0.452590287367371       0.200000000000000       5.000000000000004E-002
 ]
 line(Interface(:,1),Interface(:,2),Interface(:,3),'color','b')
 %----- PLIC for cell       20182  defined by points: 
 Interface=[
 -0.450000000000000       0.200000000000000       6.438247119707134E-002
 -0.452590287367371       0.200000000000000       5.000000000000004E-002
 -0.450000000000000       0.204627868408133       5.000000000000004E-002
 -0.450000000000000       0.200000000000000       6.438247119707134E-002
 ]
 line(Interface(:,1),Interface(:,2),Interface(:,3),'color','b')
